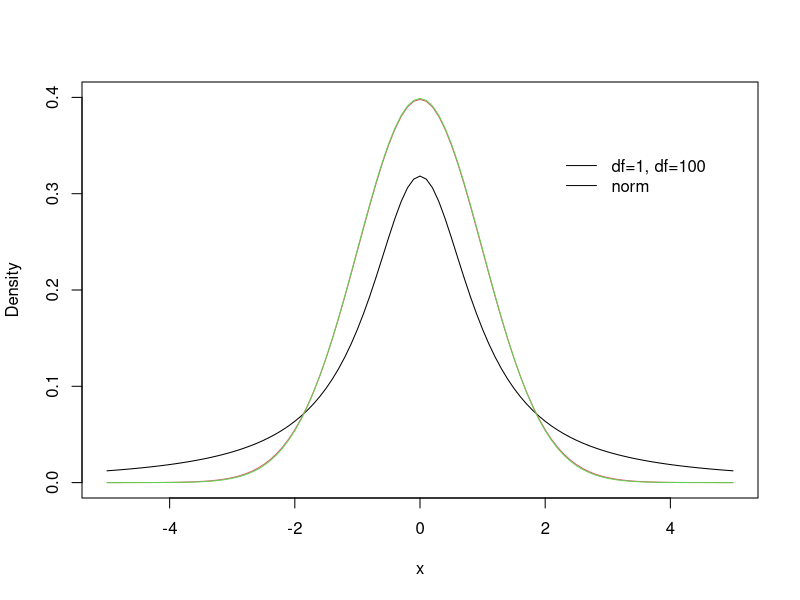

Write the R code that produced this figure.
curve(dt(x, df=1), ylim=c(0, 0.4), xlim = c(-5, 5), col = 1, ylab = "Density")
curve(dt(x, df=100), col=2, add=TRUE)
curve(dnorm(x), col=3, add=TRUE)
legend(2.1, 0.35, lty = 1, bty="n", legend = c("df=1, df=100", "norm"))
